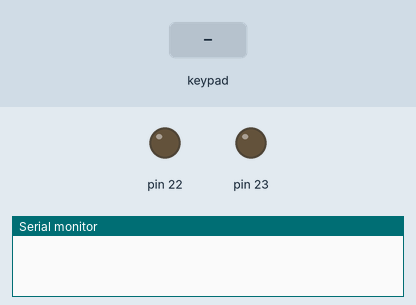
Bench run of a sketch on a simulated Arduino Mega 2560, built with avr-gcc and run on an emulated ATmega2560. Shown: output pins drawn as LEDs (lit = HIGH), the last lines printed to the serial monitor. Inputs (shaded band) come from the test bench.

Above: at 1.2 s.
1.3 s: keypad keys 3 0 3 1 3 2 3 3 * pressed 0.4 s apart
At 5.3 s:
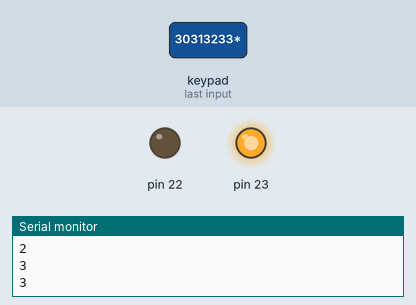
7.9 s: key '#' pressed
At 9.0 s:
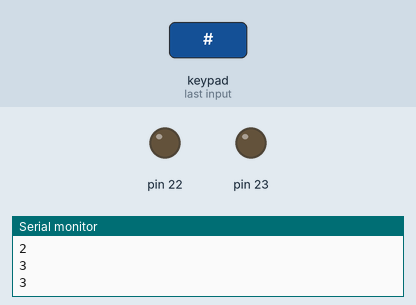
9.4 s: key '*' pressed
At 10.2 s:
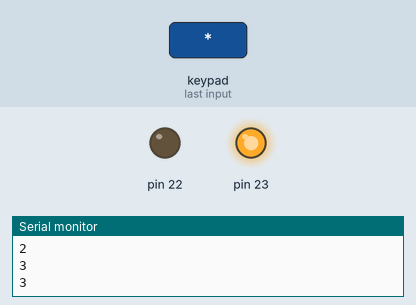
Timing chart, 0 to 12.4 s (numbered marks = the images above; inputs shaded):
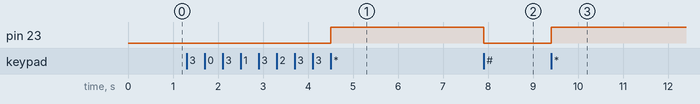

Measured:
- after the input at 1.3 s, pin 23: LOW → HIGH after 3.2 s
- after the input at 7.9 s, pin 23: HIGH → LOW at once
- after the input at 9.4 s, pin 23: LOW → HIGH at once

The sketch:

keypad_mega_led.ino
```cpp
//kontrol led menggunakan keypad 4x4
//sumar
#include <Keypad.h>

const byte numRows= 4; //row keypad
const byte numCols= 4; //kolom keyapd

//keymap
char keymap[numRows][numCols]=
{
{'1', '2', '3', 'A'},
{'4', '5', '6', 'B'},
{'7', '8', '9', 'C'},
{'*', '0', '#', 'D'}
};

//koneksi kolom dan row ke arduino, 1-4 ke 30-33. 5-8 ke 50-53.
byte rowPins[numRows] = {30,31,32,33}; //Rows 0 to 3
byte colPins[numCols]= {50,51,52,53}; //Columns 0 to 3

//inisialisasi class keypad
Keypad myKeypad= Keypad(makeKeymap(keymap), rowPins, colPins, numRows, numCols);

void setup()
{
Serial.begin(9600);
pinMode(22, OUTPUT);
  pinMode(23, OUTPUT);
}


void loop()
{
char keypressed = myKeypad.getKey();
if (keypressed != NO_KEY)

{

	switch (keypressed) {
	    case '*':
	      digitalWrite(23, HIGH);
	      break;
	    case '#':
	      digitalWrite(23, LOW);
	      break;
	    default:
	      Serial.println(keypressed);

	}

}
}
```
